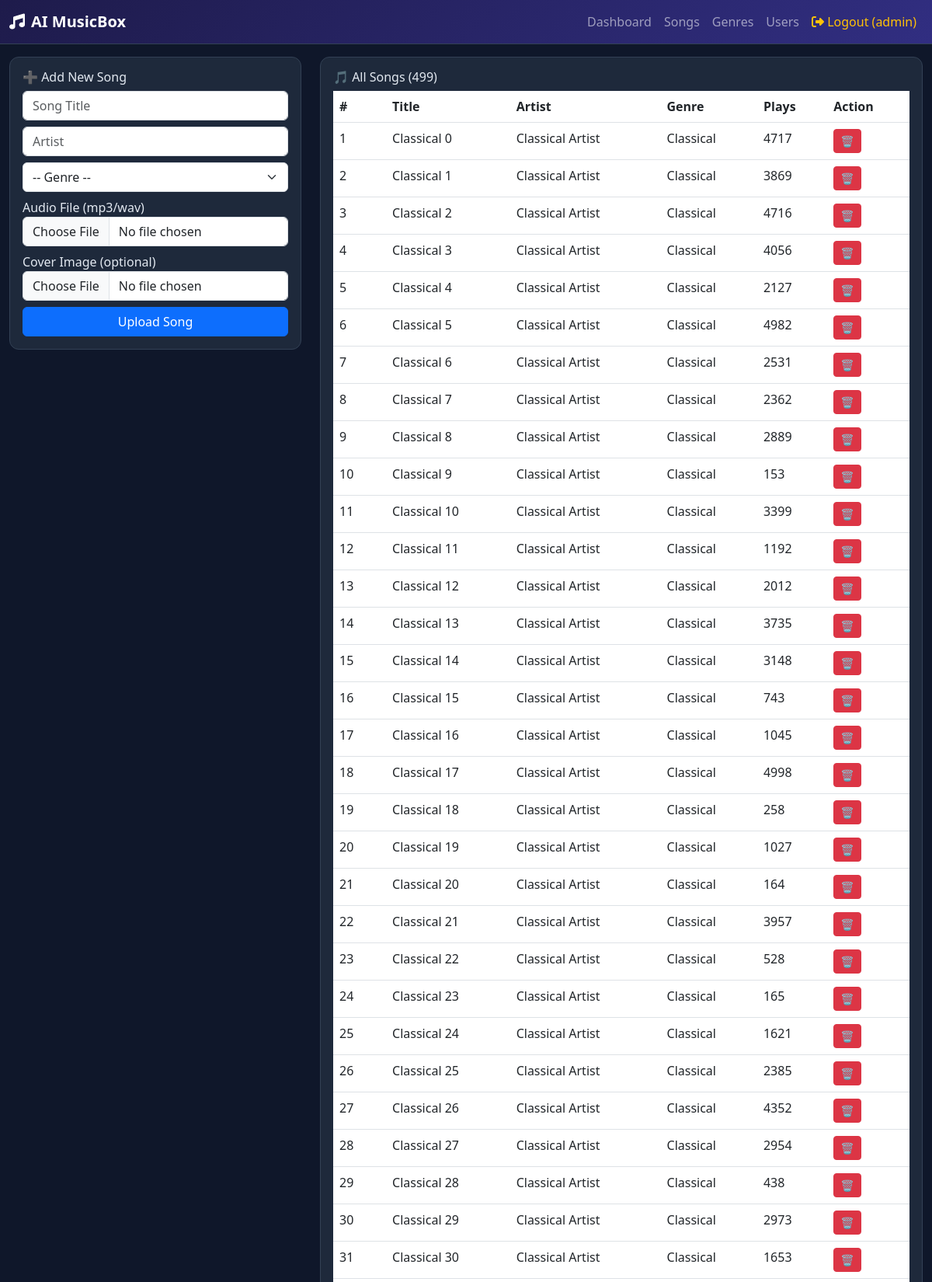
/admin/songs (signed in, upper part), run on the app's committed database.
### models.py (models this page shows)
class User(UserMixin, db.Model):
    __tablename__ = 'users'
    id = db.Column(db.Integer, primary_key=True)
    username = db.Column(db.String(80), unique=True, nullable=False)
    email = db.Column(db.String(120), unique=True, nullable=False)
    password = db.Column(db.String(200), nullable=False)
    gender = db.Column(db.String(20), nullable=True)
    age = db.Column(db.Integer, nullable=True)
    is_admin = db.Column(db.Boolean, default=False)
    created_at = db.Column(db.DateTime, default=datetime.utcnow)
    listen_logs = db.relationship('ListenLog', backref='user', lazy=True, cascade='all, delete-orphan')

class Song(db.Model):
    __tablename__ = 'songs'
    id = db.Column(db.Integer, primary_key=True)
    title = db.Column(db.String(200), nullable=False)
    artist = db.Column(db.String(200), nullable=False)
    genre_id = db.Column(db.Integer, db.ForeignKey('genres.id'), nullable=True)
    filename = db.Column(db.String(300), nullable=False)
    cover_image = db.Column(db.String(300), default='default_cover.png')
    duration = db.Column(db.Float, default=0.0)
    upload_date = db.Column(db.DateTime, default=datetime.utcnow)
    play_count = db.Column(db.Integer, default=0)
    listen_logs = db.relationship('ListenLog', backref='song', lazy=True, cascade='all, delete-orphan')

class Genre(db.Model):
    __tablename__ = 'genres'
    id = db.Column(db.Integer, primary_key=True)
    name = db.Column(db.String(80), unique=True, nullable=False)
    songs = db.relationship('Song', backref='genre', lazy=True)

### routes/admin.py (the view)
@admin_bp.route('/songs')
@login_required
@admin_required
def songs():
    return render_template('admin/songs.html', songs=Song.query.all(), genres=Genre.query.all())

### routes/admin.py (called while the page is built)
def admin_required(f):
    from functools import wraps
    @wraps(f)
    def decorated(*args, **kwargs):
        if not current_user.is_authenticated or not current_user.is_admin:
            flash('Admin access required', 'danger')
            return redirect(url_for('auth.login'))
        return f(*args, **kwargs)
    return decorated

### templates/admin/songs.html (shortened to what this page needs)
{% extends 'base.html' %}
{% block content %}
<div class="row">
  <div class="col-md-4">
    <div class="card p-3">
      <h6>➕ Add New Song</h6>
      <form method="POST" action="/admin/songs/add" enctype="multipart/form-data">
        <div class="mb-2"><input type="text" name="title" class="form-control" placeholder="Song Title" required/></div>
        <div class="mb-2"><input type="text" name="artist" class="form-control" placeholder="Artist" required/></div>
        <div class="mb-2">
          <select name="genre_id" class="form-select">
            <option value="">-- Genre --</option>
          </select>
        </div>
        <div class="mb-2"><label>Audio File (mp3/wav)</label><input type="file" name="audio_file" class="form-control" accept=".mp3,.wav,.ogg,.flac" required/></div>
        <div class="mb-2"><label>Cover Image (optional)</label><input type="file" name="cover_image" class="form-control" accept="image/*"/></div>
        <button type="submit" class="btn btn-primary w-100">Upload Song</button>
      </form>
    </div>
  </div>
  <div class="col-md-8">
    <div class="card p-3">
      <h6>🎵 All Songs ({{ songs|length }})</h6>
      <div class="table-responsive">
        <table class="table table-hover">
          <thead><tr><th>#</th><th>Title</th><th>Artist</th><th>Genre</th><th>Plays</th><th>Action</th></tr></thead>
          <tbody>
          {% for song in songs %}
          <tr>
            <td>{{ loop.index }}</td>
            <td>{{ song.title }}</td>
            <td>{{ song.artist }}</td>
            <td>{{ song.genre.name if song.genre else '—' }}</td>
            <td>{{ song.play_count }}</td>
            <td>
              <form method="POST" action="/admin/songs/delete/{{ song.id }}" class="d-inline">
                <button type="submit" class="btn btn-danger btn-sm" onclick="return confirm('Delete?')">🗑️</button>
              </form>
            </td>
          </tr>
          {% endfor %}
          </tbody>
        </table>
      </div>
    </div>
  </div>
</div>
{% endblock %}

### templates/base.html (shortened to what this page needs)
<!DOCTYPE html>
<html lang="en">
<head>
  <link href="https://cdn.jsdelivr.net/npm/bootstrap@5.3.0/dist/css/bootstrap.min.css" rel="stylesheet"/>
  <link href="https://cdnjs.cloudflare.com/ajax/libs/font-awesome/6.4.0/css/all.min.css" rel="stylesheet"/>
  <link href="{{ url_for('static', filename='css/style.css') }}" rel="stylesheet"/>
</head>
<body>
<nav class="navbar navbar-expand-lg navbar-dark">
  <div class="container-fluid">
    <a class="navbar-brand fw-bold" href="/"><i class="fas fa-music me-2"></i>AI MusicBox</a>
    <div class="collapse navbar-collapse">
      <ul class="navbar-nav ms-auto">
        {% if current_user.is_authenticated %}
          {% if current_user.is_admin %}
            <li class="nav-item"><a class="nav-link" href="/admin/">Dashboard</a></li>
            <li class="nav-item"><a class="nav-link" href="/admin/songs">Songs</a></li>
            <li class="nav-item"><a class="nav-link" href="/admin/genres">Genres</a></li>
            <li class="nav-item"><a class="nav-link" href="/admin/users">Users</a></li>
          {% else %}
            <li class="nav-item"><a class="nav-link" href="/user/">Player</a></li>
            <li class="nav-item"><a class="nav-link" href="/user/playlist">My Playlist</a></li>
          {% endif %}
          <li class="nav-item"><a class="nav-link text-warning" href="/logout"><i class="fas fa-sign-out-alt"></i> Logout ({{ current_user.username }})</a></li>
        {% else %}
          <li class="nav-item"><a class="nav-link" href="/login">Login</a></li>
          <li class="nav-item"><a class="nav-link" href="/signup">Sign Up</a></li>
        {% endif %}
      </ul>
    </div>
  </div>
</nav>
<div class="container-fluid mt-3">
  {% block content %}{% endblock %}
</div>
</body>
</html>

### static/css/style.css (style rules this page uses)
:root { --primary: #6366f1; --dark: #0f172a; --card-bg: #1e293b; --text: #e2e8f0; --muted: #94a3b8; --border: #334155; }
body { background: var(--dark); color: var(--text); font-family: 'Segoe UI', sans-serif; }
.navbar { background: linear-gradient(135deg, #1e1b4b, #312e81) !important; border-bottom: 1px solid var(--border); }
.card { background: var(--card-bg); border: 1px solid var(--border); color: var(--text); border-radius: 12px; }

### data on the page
User: username "admin"
Song: title "Classical 0", artist "Classical Artist", genre "Classical", play_count "4717"
Song: title "Classical 1", artist "Classical Artist", genre "Classical", play_count "3869"
Song: title "Classical 2", artist "Classical Artist", genre "Classical", play_count "4716"
Song: title "Classical 3", artist "Classical Artist", genre "Classical", play_count "4056"
Song: title "Classical 4", artist "Classical Artist", genre "Classical", play_count "2127"
Song: title "Classical 5", artist "Classical Artist", genre "Classical", play_count "4982"
Song: title "Classical 6", artist "Classical Artist", genre "Classical", play_count "2531"
Song: title "Classical 7", artist "Classical Artist", genre "Classical", play_count "2362"
Song: title "Classical 8", artist "Classical Artist", genre "Classical", play_count "2889"
Song: title "Classical 9", artist "Classical Artist", genre "Classical", play_count "153"
Song: title "Classical 10", artist "Classical Artist", genre "Classical", play_count "3399"
Song: title "Classical 11", artist "Classical Artist", genre "Classical", play_count "1192"
Song: title "Classical 12", artist "Classical Artist", genre "Classical", play_count "2012"
Song: title "Classical 13", artist "Classical Artist", genre "Classical", play_count "3735"
Song: title "Classical 14", artist "Classical Artist", genre "Classical", play_count "3148"
Song: title "Classical 15", artist "Classical Artist", genre "Classical", play_count "743"
Song: title "Classical 16", artist "Classical Artist", genre "Classical", play_count "1045"
Song: title "Classical 17", artist "Classical Artist", genre "Classical", play_count "4998"
Song: title "Classical 18", artist "Classical Artist", genre "Classical", play_count "258"
Song: title "Classical 19", artist "Classical Artist", genre "Classical", play_count "1027"
Song: title "Classical 20", artist "Classical Artist", genre "Classical", play_count "164"
Song: title "Classical 21", artist "Classical Artist", genre "Classical", play_count "3957"
Song: title "Classical 22", artist "Classical Artist", genre "Classical", play_count "528"
Song: title "Classical 23", artist "Classical Artist", genre "Classical", play_count "165"
Song: title "Classical 24", artist "Classical Artist", genre "Classical", play_count "1621"
Song: title "Classical 25", artist "Classical Artist", genre "Classical", play_count "2385"
Song: title "Classical 26", artist "Classical Artist", genre "Classical", play_count "4352"
Song: title "Classical 27", artist "Classical Artist", genre "Classical", play_count "2954"
Song: title "Classical 28", artist "Classical Artist", genre "Classical", play_count "438"
Song: title "Classical 29", artist "Classical Artist", genre "Classical", play_count "2973"
Song: title "Classical 30", artist "Classical Artist", genre "Classical", play_count "1653"

### other printed values
{{ songs|length }} "499"
